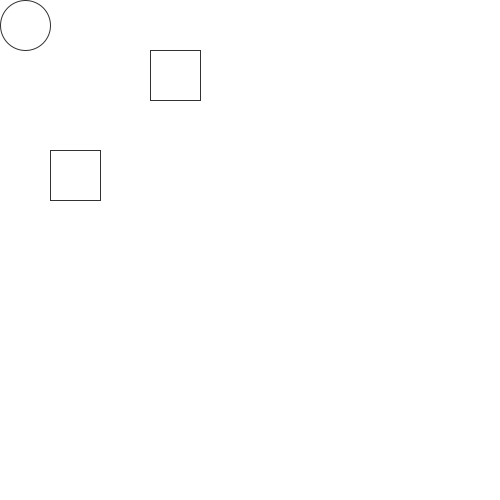
Frame 1 (no input)
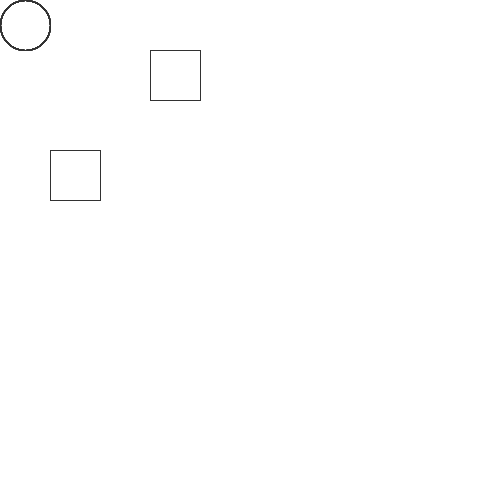
Frame 60 (the mouse pressed at the canvas centre just before this capture)
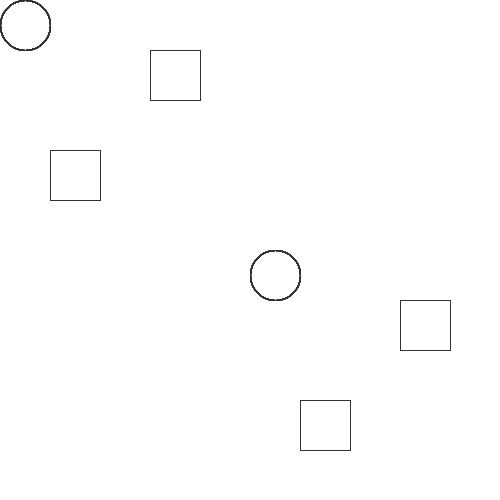
Frame 120 (the mouse held since frame 60 and released just before this capture)

The Processing sketch that drew these frames (run headless with seeded random() and noise(); from frame 60 on, the mouse is pressed at the canvas centre):

// Processing sketch: processing_168708
// ── processing_168708.pde

void setup()
{
  size(500,500);
  background(255);
  noFill();
  stroke(50,50,50);
  smooth();
  
}

void draw()
{
  translate(mouseX,mouseY);
  rect(50,150,50,50);
  ellipse(25,25,50,50);
  rect(150,50,50,50);
 
}
